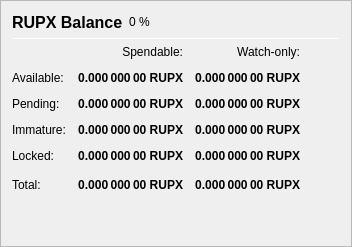
                   <widget class="QFrame" name="frame_Balances">
                    <property name="frameShape">
                     <enum>QFrame::StyledPanel</enum>
                    </property>
                    <property name="frameShadow">
                     <enum>QFrame::Raised</enum>
                    </property>
                    <layout class="QVBoxLayout" name="verticalLayout_4">
                     <item>
                      <layout class="QHBoxLayout" name="horizontalLayout_4">
                       <item>
                        <widget class="QLabel" name="label_5">
                         <property name="minimumSize">
                          <size>
                           <width>0</width>
                           <height>20</height>
                          </size>
                         </property>
                         <property name="font">
                          <font>
                           <pointsize>12</pointsize>
                           <weight>75</weight>
                           <bold>true</bold>
                          </font>
                         </property>
                         <property name="text">
                          <string>RUPX Balance</string>
                         </property>
                        </widget>
                       </item>
                       <item>
                        <widget class="QLabel" name="labelPIVPercent">
                         <property name="text">
                          <string notr="true">0 %</string>
                         </property>
                        </widget>
                       </item>
                       <item>
                        <spacer name="horizontalSpacer_3">
                         <property name="orientation">
                          <enum>Qt::Horizontal</enum>
                         </property>
                         <property name="sizeHint" stdset="0">
                          <size>
                           <width>40</width>
                           <height>20</height>
                          </size>
                         </property>
                        </spacer>
                       </item>
                      </layout>
                     </item>
                     <item>
                      <widget class="Line" name="line_Balance">
                       <property name="minimumSize">
                        <size>
                         <width>0</width>
                         <height>1</height>
                        </size>
                       </property>
                       <property name="maximumSize">
                        <size>
                         <width>16777215</width>
                         <height>1</height>
                        </size>
                       </property>
                       <property name="orientation">
                        <enum>Qt::Horizontal</enum>
                       </property>
                      </widget>
                     </item>
                     <item>
                      <layout class="QGridLayout" name="gridLayout">
                       <property name="spacing">
                        <number>12</number>
                       </property>
                       <item row="0" column="1">
                        <widget class="QLabel" name="labelSpendable">
                         <property name="text">
                          <string>Spendable:</string>
                         </property>
                         <property name="alignment">
                          <set>Qt::AlignRight|Qt::AlignTrailing|Qt::AlignVCenter</set>
                         </property>
                        </widget>
                       </item>
                       <item row="0" column="2">
                        <widget class="QLabel" name="labelWatchonly">
                         <property name="text">
                          <string>Watch-only:</string>
                         </property>
                         <property name="alignment">
                          <set>Qt::AlignRight|Qt::AlignTrailing|Qt::AlignVCenter</set>
                         </property>
                        </widget>
                       </item>
                       <item row="1" column="0">
                        <widget class="QLabel" name="labelBalanceText">
                         <property name="text">
                          <string>Available:</string>
                         </property>
                        </widget>
                       </item>
                       <item row="1" column="1">
                        <widget class="QLabel" name="labelBalance">
                         <property name="font">
                          <font>
                           <weight>75</weight>
                           <bold>true</bold>
                          </font>
                         </property>
                         <property name="cursor">
                          <cursorShape>IBeamCursor</cursorShape>
                         </property>
                         <property name="toolTip">
                          <string>Your current spendable balance</string>
                         </property>
                         <property name="text">
                          <string notr="true">0.000 000 00 RUPX</string>
                         </property>
                         <property name="alignment">
                          <set>Qt::AlignRight|Qt::AlignTrailing|Qt::AlignVCenter</set>
                         </property>
                         <property name="textInteractionFlags">
                          <set>Qt::LinksAccessibleByMouse|Qt::TextSelectableByKeyboard|Qt::TextSelectableByMouse</set>
                         </property>
                        </widget>
                       </item>
                       <item row="1" column="2">
                        <widget class="QLabel" name="labelWatchAvailable">
                         <property name="font">
                          <font>
                           <weight>75</weight>
                           <bold>true</bold>
                          </font>
                         </property>
                         <property name="cursor">
                          <cursorShape>IBeamCursor</cursorShape>
                         </property>
                         <property name="toolTip">
                          <string>Your current balance in watch-only addresses</string>
                         </property>
                         <property name="text">
                          <string notr="true">0.000 000 00 RUPX</string>
                         </property>
                         <property name="alignment">
                          <set>Qt::AlignRight|Qt::AlignTrailing|Qt::AlignVCenter</set>
                         </property>
                         <property name="textInteractionFlags">
                          <set>Qt::LinksAccessibleByMouse|Qt::TextSelectableByKeyboard|Qt::TextSelectableByMouse</set>
                         </property>
                        </widget>
                       </item>
                       <item row="2" column="0">
                        <widget class="QLabel" name="labelPendingText">
                         <property name="text">
                          <string>Pending:</string>
                         </property>
                        </widget>
                       </item>
                       <item row="2" column="1">
                        <widget class="QLabel" name="labelUnconfirmed">
                         <property name="font">
                          <font>
                           <weight>75</weight>
                           <bold>true</bold>
                          </font>
                         </property>
                         <property name="cursor">
                          <cursorShape>IBeamCursor</cursorShape>
                         </property>
                         <property name="toolTip">
                          <string>Total of transactions that have yet to be confirmed, and do not yet count toward the spendable balance</string>
                         </property>
                         <property name="text">
                          <string notr="true">0.000 000 00 RUPX</string>
                         </property>
                         <property name="alignment">
                          <set>Qt::AlignRight|Qt::AlignTrailing|Qt::AlignVCenter</set>
                         </property>
                         <property name="textInteractionFlags">
                          <set>Qt::LinksAccessibleByMouse|Qt::TextSelectableByKeyboard|Qt::TextSelectableByMouse</set>
                         </property>
                        </widget>
                       </item>
                       <item row="2" column="2">
                        <widget class="QLabel" name="labelWatchPending">
                         <property name="font">
                          <font>
                           <weight>75</weight>
                           <bold>true</bold>
                          </font>
                         </property>
                         <property name="cursor">
                          <cursorShape>IBeamCursor</cursorShape>
                         </property>
                         <property name="toolTip">
                          <string>Unconfirmed transactions to watch-only addresses</string>
                         </property>
                         <property name="text">
                          <string notr="true">0.000 000 00 RUPX</string>
                         </property>
                         <property name="alignment">
                          <set>Qt::AlignRight|Qt::AlignTrailing|Qt::AlignVCenter</set>
                         </property>
                         <property name="textInteractionFlags">
                          <set>Qt::LinksAccessibleByMouse|Qt::TextSelectableByKeyboard|Qt::TextSelectableByMouse</set>
                         </property>
                        </widget>
                       </item>
                       <item row="3" column="0">
                        <widget class="QLabel" name="labelImmatureText">
                         <property name="text">
                          <string>Immature:</string>
                         </property>
                        </widget>
                       </item>
                       <item row="3" column="1">
                        <widget class="QLabel" name="labelImmature">
                         <property name="font">
                          <font>
                           <weight>75</weight>
                           <bold>true</bold>
                          </font>
                         </property>
                         <property name="cursor">
                          <cursorShape>IBeamCursor</cursorShape>
                         </property>
                         <property name="toolTip">
                          <string>Staked or masternode rewards that has not yet matured</string>
                         </property>
                         <property name="text">
                          <string notr="true">0.000 000 00 RUPX</string>
                         </property>
                         <property name="alignment">
                          <set>Qt::AlignRight|Qt::AlignTrailing|Qt::AlignVCenter</set>
                         </property>
                         <property name="textInteractionFlags">
                          <set>Qt::LinksAccessibleByMouse|Qt::TextSelectableByKeyboard|Qt::TextSelectableByMouse</set>
                         </property>
                        </widget>
                       </item>
                       <item row="3" column="2">
                        <widget class="QLabel" name="labelWatchImmature">
                         <property name="font">
                          <font>
                           <weight>75</weight>
                           <bold>true</bold>
                          </font>
                         </property>
                         <property name="cursor">
                          <cursorShape>IBeamCursor</cursorShape>
                         </property>
                         <property name="toolTip">
                          <string>Staked or masternode rewards in watch-only addresses that has not yet matured</string>
                         </property>
                         <property name="text">
                          <string notr="true">0.000 000 00 RUPX</string>
                         </property>
                         <property name="alignment">
                          <set>Qt::AlignRight|Qt::AlignTrailing|Qt::AlignVCenter</set>
                         </property>
                         <property name="textInteractionFlags">
                          <set>Qt::LinksAccessibleByMouse|Qt::TextSelectableByKeyboard|Qt::TextSelectableByMouse</set>
                         </property>
                        </widget>
                       </item>
                       <item row="4" column="0">
                        <widget class="QLabel" name="labelLockedBalanceText">
                         <property name="toolTip">
                          <string>Locked RUPX or Masternode collaterals. These are excluded from zRupx minting.</string>
                         </property>
                         <property name="text">
                          <string>Locked:</string>
                         </property>
                        </widget>
                       </item>
                       <item row="4" column="1">
                        <widget class="QLabel" name="labelLockedBalance">
                         <property name="font">
                          <font>
                           <weight>75</weight>
                           <bold>true</bold>
                          </font>
                         </property>
                         <property name="cursor">
                          <cursorShape>IBeamCursor</cursorShape>
                         </property>
                         <property name="toolTip">
                          <string>Locked RUPX or Masternode collaterals. These are excluded from zRupx minting.</string>
                         </property>
                         <property name="text">
                          <string notr="true">0.000 000 00 RUPX</string>
                         </property>
                         <property name="alignment">
                          <set>Qt::AlignRight|Qt::AlignTrailing|Qt::AlignVCenter</set>
                         </property>
                         <property name="textInteractionFlags">
                          <set>Qt::LinksAccessibleByMouse|Qt::TextSelectableByKeyboard|Qt::TextSelectableByMouse</set>
                         </property>
                        </widget>
                       </item>
                       <item row="4" column="2">
                        <widget class="QLabel" name="labelWatchLocked">
                         <property name="font">
                          <font>
                           <weight>75</weight>
                           <bold>true</bold>
                          </font>
                         </property>
                         <property name="cursor">
                          <cursorShape>IBeamCursor</cursorShape>
                         </property>
                         <property name="toolTip">
                          <string>Current locked balance in watch-only addresses</string>
                         </property>
                         <property name="text">
                          <string notr="true">0.000 000 00 RUPX</string>
                         </property>
                         <property name="alignment">
                          <set>Qt::AlignRight|Qt::AlignTrailing|Qt::AlignVCenter</set>
                         </property>
                         <property name="textInteractionFlags">
                          <set>Qt::LinksAccessibleByMouse|Qt::TextSelectableByKeyboard|Qt::TextSelectableByMouse</set>
                         </property>
                        </widget>
                       </item>
                       <item row="5" column="0">
                        <widget class="QLabel" name="labelTotalText">
                         <property name="toolTip">
                          <string>Your current RUPX balance, unconfirmed and immature transactions included</string>
                         </property>
                         <property name="text">
                          <string>Total:</string>
                         </property>
                        </widget>
                       </item>
                       <item row="5" column="1">
                        <widget class="QLabel" name="labelTotal">
                         <property name="font">
                          <font>
                           <weight>75</weight>
                           <bold>true</bold>
                          </font>
                         </property>
                         <property name="cursor">
                          <cursorShape>IBeamCursor</cursorShape>
                         </property>
                         <property name="toolTip">
                          <string>Your current RUPX balance, unconfirmed and immature transactions included</string>
                         </property>
                         <property name="text">
                          <string notr="true">0.000 000 00 RUPX</string>
                         </property>
                         <property name="alignment">
                          <set>Qt::AlignRight|Qt::AlignTrailing|Qt::AlignVCenter</set>
                         </property>
                         <property name="textInteractionFlags">
                          <set>Qt::LinksAccessibleByMouse|Qt::TextSelectableByKeyboard|Qt::TextSelectableByMouse</set>
                         </property>
                        </widget>
                       </item>
                       <item row="5" column="2">
                        <widget class="QLabel" name="labelWatchTotal">
                         <property name="font">
                          <font>
                           <weight>75</weight>
                           <bold>true</bold>
                          </font>
                         </property>
                         <property name="cursor">
                          <cursorShape>IBeamCursor</cursorShape>
                         </property>
                         <property name="toolTip">
                          <string>Current total balance in watch-only addresses</string>
                         </property>
                         <property name="text">
                          <string notr="true">0.000 000 00 RUPX</string>
                         </property>
                         <property name="alignment">
                          <set>Qt::AlignRight|Qt::AlignTrailing|Qt::AlignVCenter</set>
                         </property>
                         <property name="textInteractionFlags">
                          <set>Qt::LinksAccessibleByMouse|Qt::TextSelectableByKeyboard|Qt::TextSelectableByMouse</set>
                         </property>
                        </widget>
                       </item>
                       <item row="5" column="3">
                        <spacer name="horizontalSpacer_9">
                         <property name="orientation">
                          <enum>Qt::Horizontal</enum>
                         </property>
                         <property name="sizeHint" stdset="0">
                          <size>
                           <width>40</width>
                           <height>20</height>
                          </size>
                         </property>
                        </spacer>
                       </item>
                      </layout>
                     </item>
                     <item>
                      <spacer name="verticalSpacer_3">
                       <property name="orientation">
                        <enum>Qt::Vertical</enum>
                       </property>
                       <property name="sizeHint" stdset="0">
                        <size>
                         <width>20</width>
                         <height>40</height>
                        </size>
                       </property>
                      </spacer>
                     </item>
                    </layout>
                   </widget>
